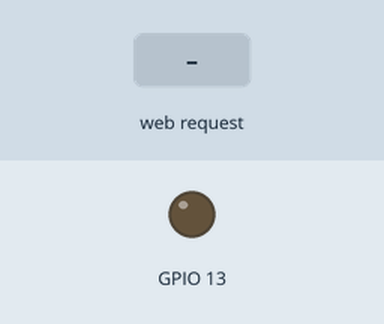
A sketch run on a simulated ESP8266 (NodeMCU). On the bench: output pins drawn as LEDs (lit = HIGH). Dashed ring = blinking. The test bench sets the inputs (shaded band). WiFi joins after 1.5 s; servers stay silent unless stated; what the sketch prints to the serial monitor is not drawn.

Above: at 2.7 s.
2.8 s: HTTP request GET /2 received
At 3.2 s:
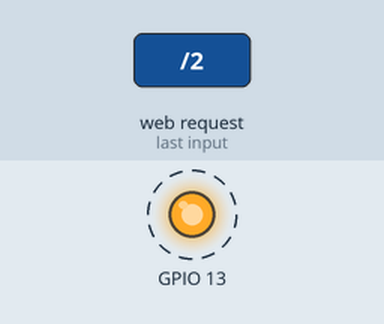
5.8 s: HTTP request GET /0 received
7.3 s: HTTP request GET /1 received
At 8.2 s:
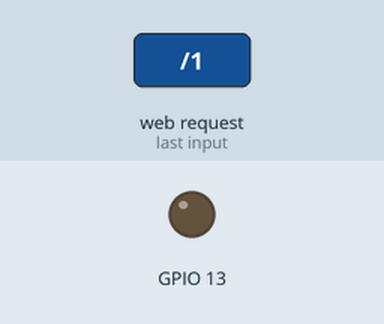
Timing chart, 0 to 10.3 s (numbered marks = the images above; inputs shaded):
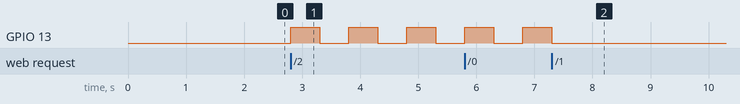

The sketch:

simpleWebServer.ino
```cpp
#include <ESP8266WiFi.h>
#include <ESP8266WebServer.h>

const char* ssid = "your wifi access point";
const char* password = "your password";

ESP8266WebServer server(80);

void handleRoot() {
	server.send(200, "text/plain", "I'm an awasome webServer!!!");
	delay(100);
}

void ledOn() {
	pinMode(13, OUTPUT);
	digitalWrite(13, LOW);
}

void ledOff() {
	pinMode(13, OUTPUT);
	digitalWrite(13, HIGH);
}

void lcdFlash() {
	pinMode(13, OUTPUT);
	digitalWrite(13, HIGH);
	delay(500);
	digitalWrite(13, LOW);
	delay(500);
	digitalWrite(13, HIGH);
	delay(500);
	digitalWrite(13, LOW);
	delay(500);
	digitalWrite(13, HIGH);
	delay(500);
	digitalWrite(13, LOW);
	delay(500);
	digitalWrite(13, HIGH);
	delay(500);
	digitalWrite(13, LOW);
	delay(500);
}

void setup(void) {

	Serial.begin(115200);
	Serial.print("Connecting to network");

	WiFi.begin(ssid, password);   // Connect to WiFi network

	while (WiFi.status() != WL_CONNECTED) {    // Wait for connection
		delay(500);
		Serial.print(".");
	}

	Serial.print("Connected to ");
	Serial.println(ssid);
	Serial.print("IP address: ");
	Serial.println(WiFi.localIP());

	server.on("/", handleRoot);
	server.on("/0", ledOff);
	server.on("/1", ledOn);
	server.on("/2", lcdFlash);

	server.begin();
	Serial.println("HTTP server started");
}

void loop(void)
{
	server.handleClient();
}
```

Measured:
- after the input at 2.8 s, GPIO 13: alternates HIGH for 0.50 s and LOW for 0.50 s, starting at once
- after the input at 7.3 s, GPIO 13: HIGH → LOW at once
